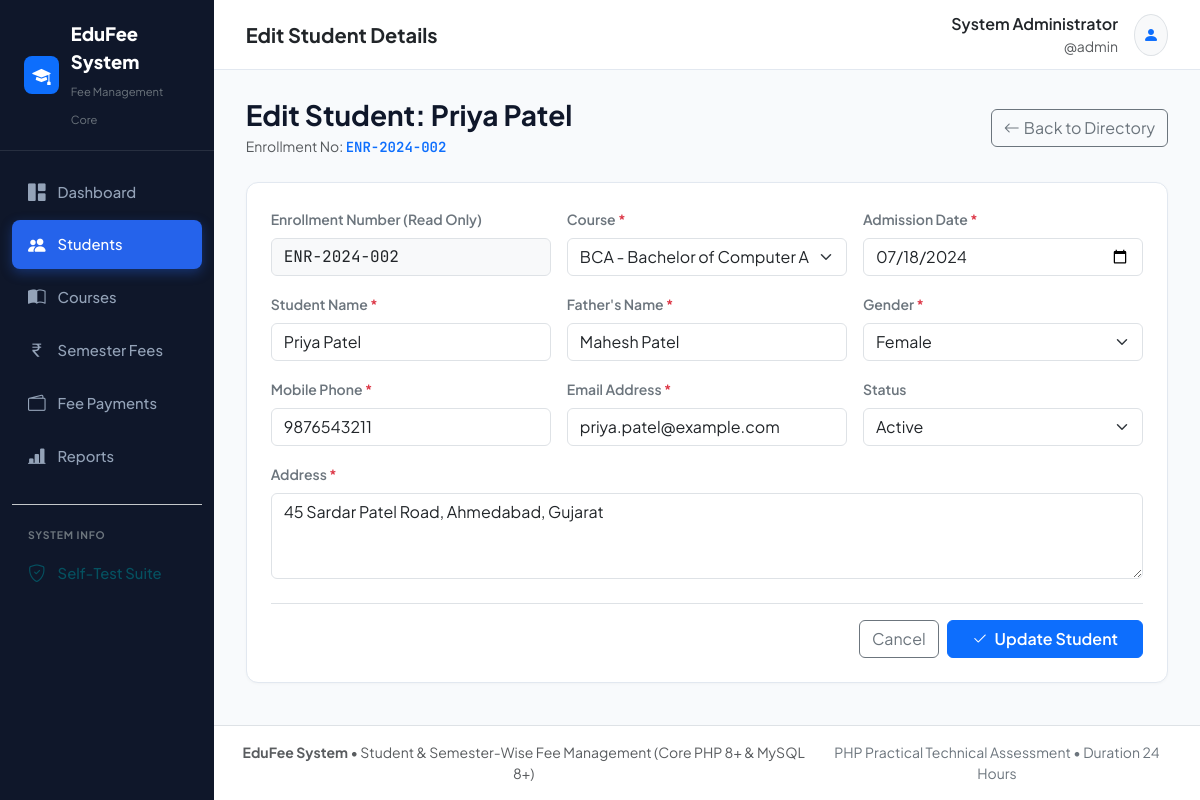
/student_edit.php?id=2 (signed in), run on the app's committed database.
### tables this page shows
CREATE TABLE `students` (
  `id` INT UNSIGNED AUTO_INCREMENT PRIMARY KEY,
  `enrollment_no` VARCHAR(50) NOT NULL UNIQUE,
  `name` VARCHAR(100) NOT NULL,
  `father_name` VARCHAR(100) NOT NULL,
  `mobile` VARCHAR(20) NOT NULL,
  `email` VARCHAR(100) NOT NULL,
  `gender` ENUM('Male', 'Female', 'Other') NOT NULL,
  `address` TEXT NOT NULL,
  `course_id` INT UNSIGNED NOT NULL,
  `admission_date` DATE NOT NULL,
  `status` ENUM('Active', 'Inactive', 'Passed Out', 'Suspended') NOT NULL DEFAULT 'Active',
  `created_at` TIMESTAMP DEFAULT CURRENT_TIMESTAMP,
  `updated_at` TIMESTAMP DEFAULT CURRENT_TIMESTAMP ON UPDATE CURRENT_TIMESTAMP,
  INDEX `idx_student_enrollment` (`enrollment_no`),
  INDEX `idx_student_name` (`name`),
  INDEX `idx_student_course` (`course_id`),
  INDEX `idx_student_status` (`status`),
  CONSTRAINT `fk_students_course` 
    FOREIGN KEY (`course_id`) REFERENCES `courses` (`id`) 
    ON DELETE RESTRICT ON UPDATE CASCADE
);

CREATE TABLE `courses` (
  `id` INT UNSIGNED AUTO_INCREMENT PRIMARY KEY,
  `name` VARCHAR(100) NOT NULL,
  `code` VARCHAR(20) NOT NULL UNIQUE,
  `duration` VARCHAR(50) NOT NULL COMMENT 'e.g. 3 Years, 2 Years',
  `total_semesters` TINYINT UNSIGNED NOT NULL DEFAULT 6,
  `status` ENUM('Active', 'Inactive') NOT NULL DEFAULT 'Active',
  `created_at` TIMESTAMP DEFAULT CURRENT_TIMESTAMP,
  `updated_at` TIMESTAMP DEFAULT CURRENT_TIMESTAMP ON UPDATE CURRENT_TIMESTAMP,
  INDEX `idx_course_code` (`code`),
  INDEX `idx_course_status` (`status`)
);

### includes/functions.php (called while the page is built, shortened)
<?php
function sanitize(?string $data): string
{
    return htmlspecialchars(trim($data), ENT_QUOTES, 'UTF-8');
}

### student_edit.php (the view, shortened to what this page needs)
<?php
require_once __DIR__ . '/includes/functions.php';
require_once __DIR__ . '/includes/auth_check.php';
$pdo = getDBConnection();
$student_id = (int)($_GET['id'] ?? 0);
$stmt = $pdo->prepare("SELECT * FROM students WHERE id = ?");
$stmt->execute([$student_id]);
$student = $stmt->fetch();
$errors = [];
$courses = $pdo->query("SELECT id, name, code FROM courses ORDER BY name ASC")->fetchAll();
if ($_SERVER['REQUEST_METHOD'] === 'POST') {
    if (!verify_csrf_token($_POST['csrf_token'] ?? '')) {
        $errors[] = 'Security token invalid. Please retry.';
    } else {
        $name = trim($_POST['name'] ?? '');
        $father_name = trim($_POST['father_name'] ?? '');
        $mobile = trim($_POST['mobile'] ?? '');
        $email = trim($_POST['email'] ?? '');
        $gender = trim($_POST['gender'] ?? 'Male');
        $address = trim($_POST['address'] ?? '');
        $course_id = (int)($_POST['course_id'] ?? 0);
        $admission_date = trim($_POST['admission_date'] ?? '');
        $status = trim($_POST['status'] ?? 'Active');
        if (empty($name)) $errors[] = 'Name is required.';
        if (empty($father_name)) $errors[] = "Father's name is required.";
        if (empty($mobile) || !preg_match('/^[0-9]{10,15}$/', $mobile)) $errors[] = 'Valid mobile number is required.';
        if (empty($email) || !filter_var($email, FILTER_VALIDATE_EMAIL)) $errors[] = 'Valid email address is required.';
        if ($course_id <= 0) $errors[] = 'Valid course selection is required.';
        if (empty($errors)) {
            try {
                $upd = $pdo->prepare("
                    UPDATE students
                    SET name = ?, father_name = ?, mobile = ?, email = ?, gender = ?,
                        address = ?, course_id = ?, admission_date = ?, status = ?
                    WHERE id = ?
                ");
                $upd->execute([
                    $name, $father_name, $mobile, $email, $gender,
                    $address, $course_id, $admission_date, $status, $student_id
                ]);
                $_SESSION['flash_success'] = "Student '$name' updated successfully!";
                header('Location: students.php');
                exit;
            } catch (Exception $e) {
                $errors[] = 'Update failed: ' . $e->getMessage();
            }
        }
    }
} else {
    $name = $student['name'];
    $father_name = $student['father_name'];
    $mobile = $student['mobile'];
    $email = $student['email'];
    $gender = $student['gender'];
    $address = $student['address'];
    $course_id = (int)$student['course_id'];
    $admission_date = $student['admission_date'];
    $status = $student['status'];
}
require_once __DIR__ . '/includes/header.php';
?>
<div class="d-flex justify-content-between align-items-center mb-4">
    <div>
        <h3 class="fw-bold mb-1">Edit Student: <?= sanitize($student['name']) ?></h3>
        <p class="text-muted small mb-0">Enrollment No: <span class="mono fw-semibold text-primary"><?= sanitize($student['enrollment_no']) ?></span></p>
    </div>
    <a href="students.php" class="btn btn-outline-secondary d-inline-flex align-items-center gap-1">
        <i class="bi bi-arrow-left"></i> Back to Directory
    </a>
</div>
<div class="card card-custom p-4">
    <form method="POST" action="student_edit.php?id=<?= $student_id ?>">
        <div class="row g-3 mb-4">
            <div class="col-12 col-md-4">
                <label class="form-label fw-semibold text-secondary small">Enrollment Number (Read Only)</label>
                <input type="text" class="form-control mono bg-light" value="<?= sanitize($student['enrollment_no']) ?>" readonly>
            </div>
            <div class="col-12 col-md-4">
                <label class="form-label fw-semibold text-secondary small">Course <span class="text-danger">*</span></label>
                <select name="course_id" class="form-select" required>
                    <?php foreach ($courses as $c): ?>
                        <option value="<?= (int)$c['id'] ?>" <?= ($course_id === (int)$c['id']) ? 'selected' : '' ?>>
                            <?= sanitize($c['code']) ?> - <?= sanitize($c['name']) ?>
                        </option>
                    <?php endforeach; ?>
                </select>
            </div>
            <div class="col-12 col-md-4">
                <label class="form-label fw-semibold text-secondary small">Admission Date <span class="text-danger">*</span></label>
                <input type="date" name="admission_date" class="form-control" value="<?= sanitize($admission_date) ?>" required>
            </div>
            <div class="col-12 col-md-4">
                <label class="form-label fw-semibold text-secondary small">Student Name <span class="text-danger">*</span></label>
                <input type="text" name="name" class="form-control" value="<?= sanitize($name) ?>" required>
            </div>
            <div class="col-12 col-md-4">
                <label class="form-label fw-semibold text-secondary small">Father's Name <span class="text-danger">*</span></label>
                <input type="text" name="father_name" class="form-control" value="<?= sanitize($father_name) ?>" required>
            </div>
            <div class="col-12 col-md-4">
                <label class="form-label fw-semibold text-secondary small">Gender <span class="text-danger">*</span></label>
                <select name="gender" class="form-select">
                    <option value="Female" <?= ($gender === 'Female') ? 'selected' : '' ?>>Female</option>
                </select>
            </div>
            <div class="col-12 col-md-4">
                <label class="form-label fw-semibold text-secondary small">Mobile Phone <span class="text-danger">*</span></label>
                <input type="tel" name="mobile" class="form-control" value="<?= sanitize($mobile) ?>" required>
            </div>
            <div class="col-12 col-md-4">
                <label class="form-label fw-semibold text-secondary small">Email Address <span class="text-danger">*</span></label>
                <input type="email" name="email" class="form-control" value="<?= sanitize($email) ?>" required>
            </div>
            <div class="col-12 col-md-4">
                <label class="form-label fw-semibold text-secondary small">Status</label>
                <select name="status" class="form-select">
                    <option value="Active" <?= ($status === 'Active') ? 'selected' : '' ?>>Active</option>
                </select>
            </div>
            <div class="col-12">
                <label class="form-label fw-semibold text-secondary small">Address <span class="text-danger">*</span></label>
                <textarea name="address" rows="3" class="form-control" required><?= sanitize($address) ?></textarea>
            </div>
        </div>
        <div class="d-flex justify-content-end gap-2 pt-3 border-top">
            <a href="students.php" class="btn btn-outline-secondary">Cancel</a>
            <button type="submit" class="btn btn-primary px-4 fw-semibold"><i class="bi bi-check2 me-1"></i> Update Student</button>
        </div>
    </form>
</div>
<?php require_once __DIR__ . '/includes/footer.php'; ?>

### includes/header.php (style rules this page uses)
:root { --edu-primary: #1e3a8a; --edu-primary-dark: #0f172a; --edu-accent: #2563eb; --edu-bg: #f8fafc; --edu-card-bg: #ffffff; --edu-text: #0f172a; --edu-text-muted: #64748b; --edu-border: #e2e8f0; }
body { font-family: 'Plus Jakarta Sans', system-ui, -apple-system, sans-serif; background-color: var(--edu-bg); color: var(--edu-text); min-height: 100vh; display: flex; flex-direction: column; }
.mono { font-family: 'JetBrains Mono', monospace; }
.card-custom { background: #ffffff; border: 1px solid var(--edu-border); border-radius: 12px; box-shadow: 0 1px 3px rgba(0,0,0,0.03); transition: transform 0.2s, box-shadow 0.2s; }

### data on the page
students: name "Priya Patel", enrollment_no "ENR-2024-002", course_id "BCA - Bachelor of Computer Applications", admission_date "07/18/2024", father_name "Mahesh Patel", gender "Female", mobile "9876543211", email "priya.patel@example.com", status "Active", address "45 Sardar Patel Road, Ahmedabad, Gujarat"

### other printed values
$page_title "Edit Student Details"
$_SESSION['admin_name'] "System Administrator"
$_SESSION['admin_user'] "admin"
